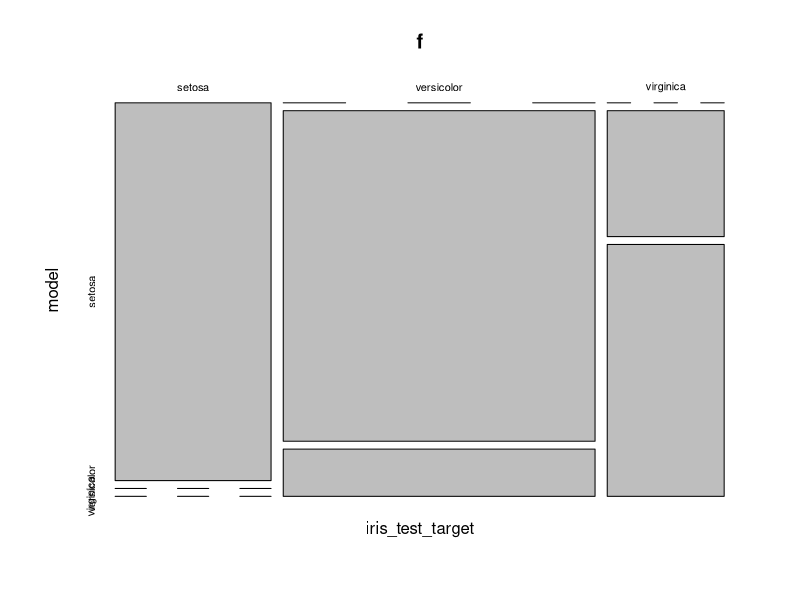
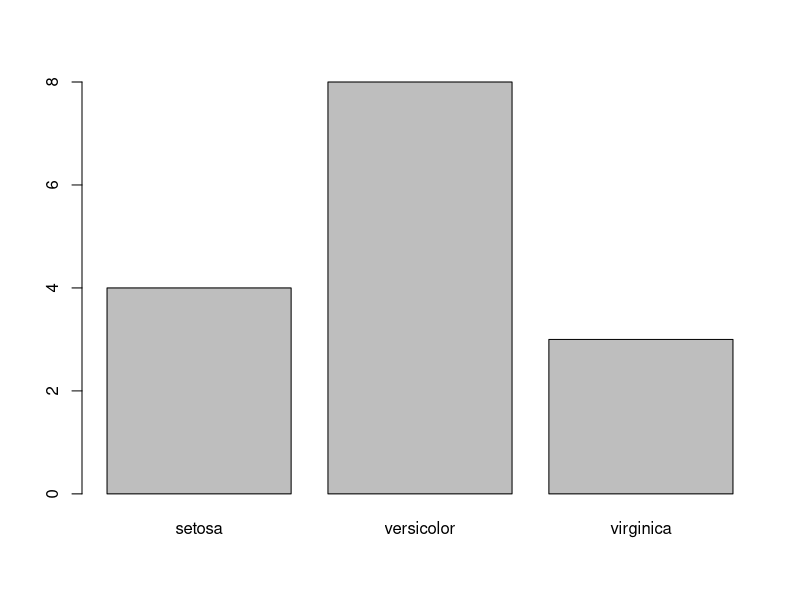

Write the R code that produced these figures, in order.
#knn classification algorithm
data("iris")
str(iris)
table(iris$Species)
head(iris)
iris
summary(iris)
set.seed(9895)
a <- runif(nrow(iris))
a
iris <- iris[order(a),]
str(iris)
head(iris,10)
summary(iris[ ,c(1,2,3,4)])
normalize <- function (x){
  return((x - min(x))/(max(x) - min(x)))
}
normalize(c(1,2,3,4))
normalize(c(10,20,30,40,50))
iris_n <- as.data.frame(lapply(iris[,c(1,2,3,4)],normalize))
str(iris_n)
summary(iris_n)
iris_train <- iris_n[1:135, ]
iris_test <- iris_n[136:150, ]
iris_train_target <- iris[1:135,5]
iris_test_target <- iris[136:150,5]
require(class)
sqrt(150)
model <- knn(train = iris_train, test = iris_test, cl = iris_train_target, k=13)
model
#prediction comparison(confusion matrix)
f <- table(iris_test_target,model)
f
plot(f)
plot(model)

